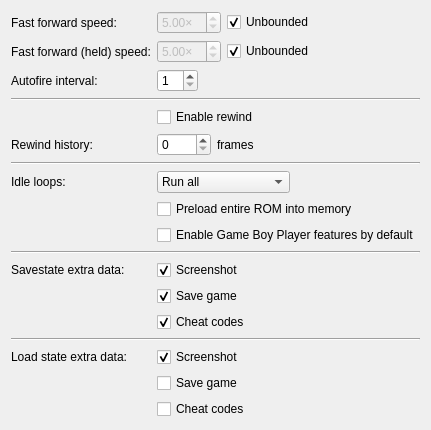
     <widget class="QWidget" name="emulation">
      <layout class="QFormLayout" name="formLayout_2">
       <property name="fieldGrowthPolicy">
        <enum>QFormLayout::FieldsStayAtSizeHint</enum>
       </property>
       <item row="0" column="0">
        <widget class="QLabel" name="label_18">
         <property name="text">
          <string>Fast forward speed:</string>
         </property>
        </widget>
       </item>
       <item row="0" column="1">
        <layout class="QHBoxLayout" name="horizontalLayout_5">
         <item>
          <widget class="QDoubleSpinBox" name="fastForwardRatio">
           <property name="enabled">
            <bool>false</bool>
           </property>
           <property name="suffix">
            <string notr="true">×</string>
           </property>
           <property name="minimum">
            <double>0.010000000000000</double>
           </property>
           <property name="maximum">
            <double>20.000000000000000</double>
           </property>
           <property name="singleStep">
            <double>0.500000000000000</double>
           </property>
           <property name="value">
            <double>5.000000000000000</double>
           </property>
          </widget>
         </item>
         <item>
          <widget class="QCheckBox" name="fastForwardUnbounded">
           <property name="text">
            <string>Unbounded</string>
           </property>
           <property name="checked">
            <bool>true</bool>
           </property>
          </widget>
         </item>
        </layout>
       </item>
       <item row="1" column="0">
        <widget class="QLabel" name="label_181">
         <property name="text">
          <string>Fast forward (held) speed:</string>
         </property>
        </widget>
       </item>
       <item row="1" column="1">
        <layout class="QHBoxLayout" name="horizontalLayout_51">
         <item>
          <widget class="QDoubleSpinBox" name="fastForwardHeldRatio">
           <property name="enabled">
            <bool>false</bool>
           </property>
           <property name="suffix">
            <string notr="true">×</string>
           </property>
           <property name="minimum">
            <double>0.010000000000000</double>
           </property>
           <property name="maximum">
            <double>20.000000000000000</double>
           </property>
           <property name="singleStep">
            <double>0.500000000000000</double>
           </property>
           <property name="value">
            <double>5.000000000000000</double>
           </property>
          </widget>
         </item>
         <item>
          <widget class="QCheckBox" name="fastForwardHeldUnbounded">
           <property name="text">
            <string>Unbounded</string>
           </property>
           <property name="checked">
            <bool>true</bool>
           </property>
          </widget>
         </item>
        </layout>
       </item>
       <item row="2" column="0">
        <widget class="QLabel" name="label_31">
         <property name="text">
          <string>Autofire interval:</string>
         </property>
        </widget>
       </item>
       <item row="2" column="1">
        <widget class="QSpinBox" name="autofireThreshold">
         <property name="minimum">
          <number>1</number>
         </property>
         <property name="maximum">
          <number>60</number>
         </property>
        </widget>
       </item>
       <item row="3" column="0" colspan="2">
        <widget class="Line" name="line">
         <property name="orientation">
          <enum>Qt::Horizontal</enum>
         </property>
        </widget>
       </item>
       <item row="4" column="1">
        <widget class="QCheckBox" name="rewind">
         <property name="text">
          <string>Enable rewind</string>
         </property>
        </widget>
       </item>
       <item row="5" column="0">
        <widget class="QLabel" name="label_8">
         <property name="text">
          <string>Rewind history:</string>
         </property>
        </widget>
       </item>
       <item row="5" column="1">
        <layout class="QHBoxLayout" name="horizontalLayout_13">
         <item>
          <widget class="QSpinBox" name="rewindCapacity">
           <property name="maximum">
            <number>3600</number>
           </property>
          </widget>
         </item>
         <item>
          <widget class="QLabel" name="label_7">
           <property name="text">
            <string>frames</string>
           </property>
          </widget>
         </item>
        </layout>
       </item>
       <item row="6" column="0" colspan="2">
        <widget class="Line" name="line_3">
         <property name="orientation">
          <enum>Qt::Horizontal</enum>
         </property>
        </widget>
       </item>
       <item row="7" column="0">
        <widget class="QLabel" name="label_15">
         <property name="text">
          <string>Idle loops:</string>
         </property>
        </widget>
       </item>
       <item row="7" column="1">
        <widget class="QComboBox" name="idleOptimization">
         <item>
          <property name="text">
           <string>Run all</string>
          </property>
         </item>
         <item>
          <property name="text">
           <string>Remove known</string>
          </property>
         </item>
         <item>
          <property name="text">
           <string>Detect and remove</string>
          </property>
         </item>
        </widget>
       </item>
       <item row="8" column="1">
        <widget class="QCheckBox" name="preload">
         <property name="text">
          <string>Preload entire ROM into memory</string>
         </property>
        </widget>
       </item>
       <item row="10" column="0" colspan="2">
        <widget class="Line" name="line_2">
         <property name="orientation">
          <enum>Qt::Horizontal</enum>
         </property>
        </widget>
       </item>
       <item row="11" column="0">
        <widget class="QLabel" name="label_24">
         <property name="text">
          <string>Savestate extra data:</string>
         </property>
        </widget>
       </item>
       <item row="11" column="1">
        <widget class="QCheckBox" name="saveStateScreenshot">
         <property name="text">
          <string>Screenshot</string>
         </property>
         <property name="checked">
          <bool>true</bool>
         </property>
        </widget>
       </item>
       <item row="12" column="1">
        <widget class="QCheckBox" name="saveStateSave">
         <property name="text">
          <string>Save game</string>
         </property>
         <property name="checked">
          <bool>true</bool>
         </property>
        </widget>
       </item>
       <item row="13" column="1">
        <widget class="QCheckBox" name="saveStateCheats">
         <property name="text">
          <string>Cheat codes</string>
         </property>
         <property name="checked">
          <bool>true</bool>
         </property>
        </widget>
       </item>
       <item row="14" column="0" colspan="2">
        <widget class="Line" name="line_9">
         <property name="orientation">
          <enum>Qt::Horizontal</enum>
         </property>
        </widget>
       </item>
       <item row="15" column="0">
        <widget class="QLabel" name="label_25">
         <property name="text">
          <string>Load state extra data:</string>
         </property>
        </widget>
       </item>
       <item row="15" column="1">
        <widget class="QCheckBox" name="loadStateScreenshot">
         <property name="text">
          <string>Screenshot</string>
         </property>
         <property name="checked">
          <bool>true</bool>
         </property>
        </widget>
       </item>
       <item row="16" column="1">
        <widget class="QCheckBox" name="loadStateSave">
         <property name="text">
          <string>Save game</string>
         </property>
        </widget>
       </item>
       <item row="17" column="1">
        <widget class="QCheckBox" name="loadStateCheats">
         <property name="text">
          <string>Cheat codes</string>
         </property>
        </widget>
       </item>
       <item row="9" column="1">
        <widget class="QCheckBox" name="forceGbp">
         <property name="text">
          <string>Enable Game Boy Player features by default</string>
         </property>
        </widget>
       </item>
      </layout>
     </widget>
